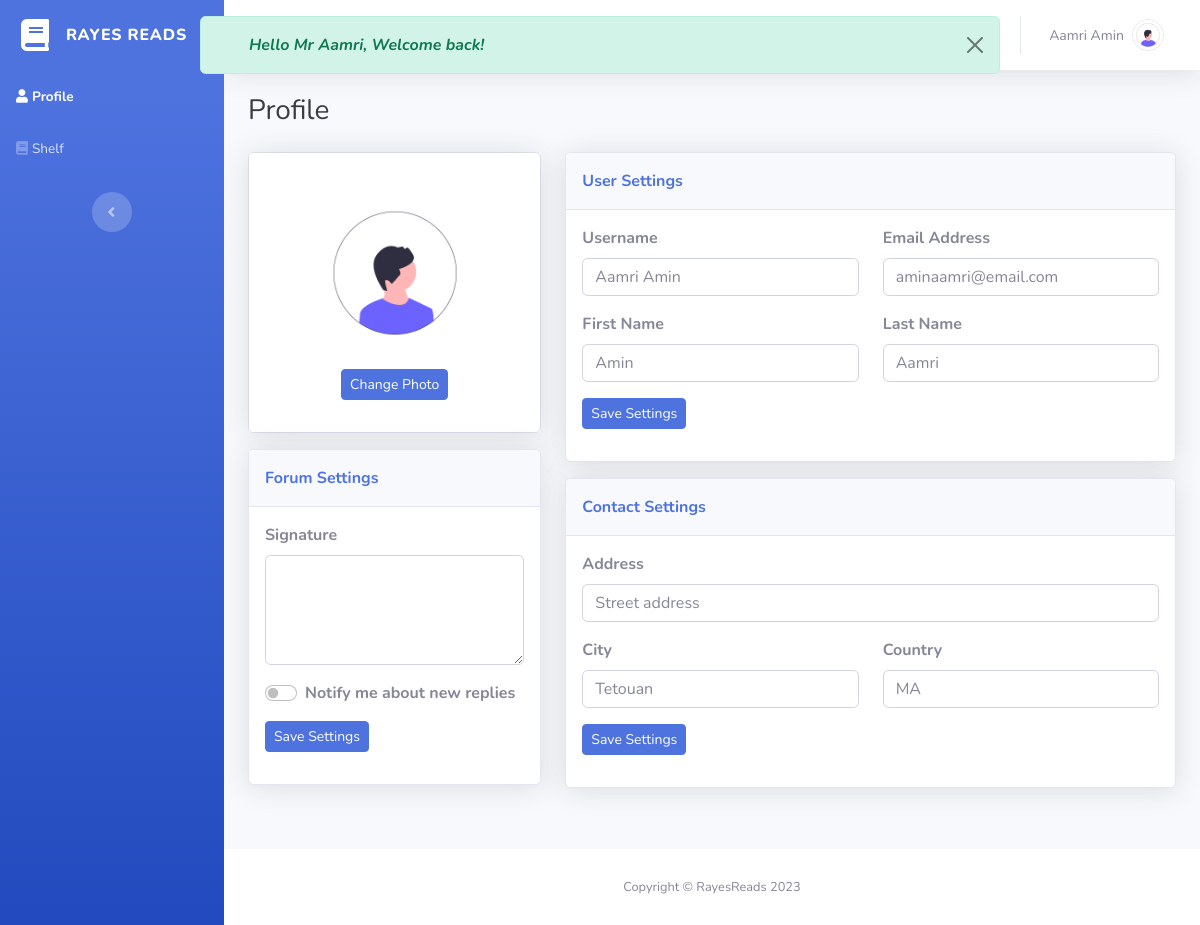
The page /profile.php (signed in) on the database as committed earlier.
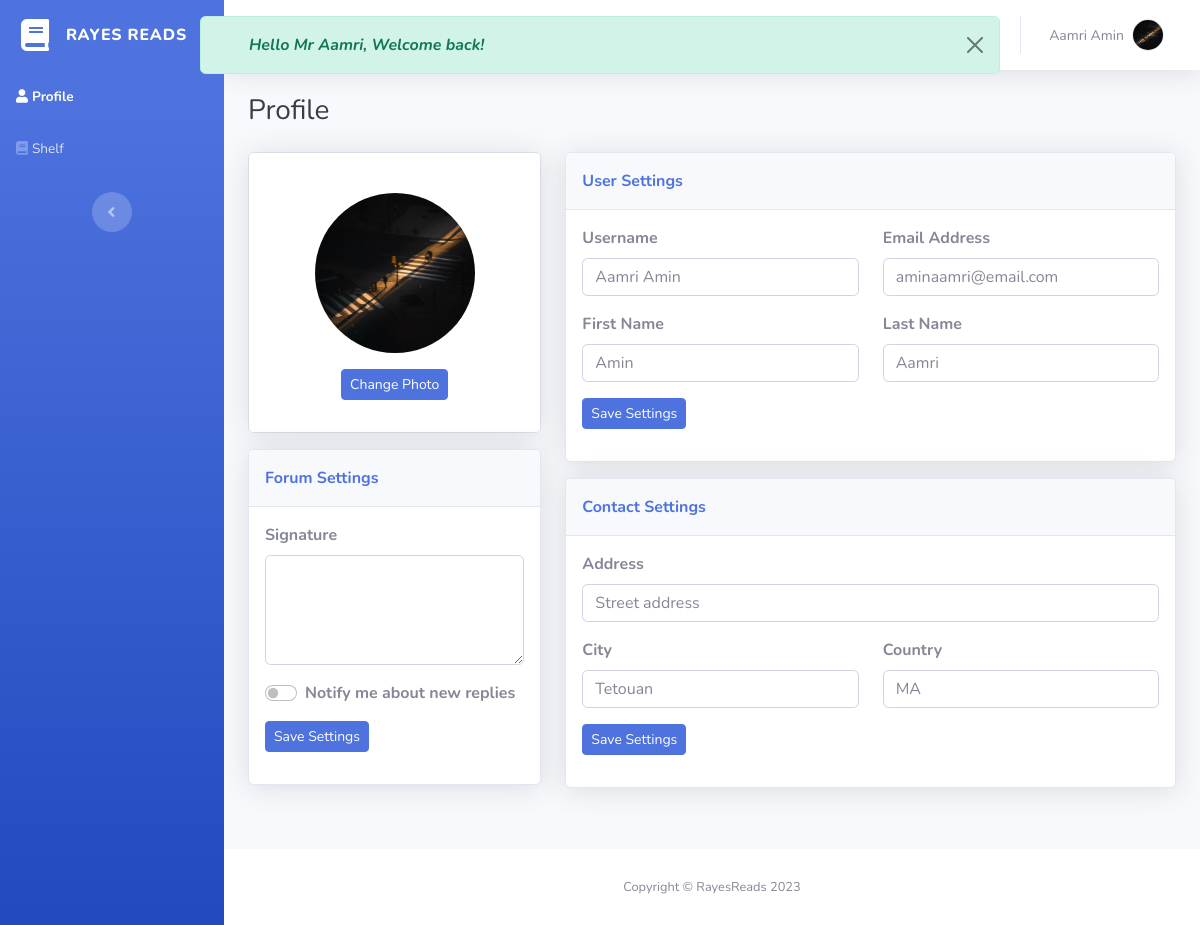
The same page on the database as committed later.
### tables this page shows
CREATE TABLE `users` (
  `ID_User` int(11) NOT NULL,
  `Cin` varchar(255) NOT NULL,
  `First_Name` varchar(255) NOT NULL,
  `Last_Name` varchar(255) NOT NULL,
  `Email` varchar(255) NOT NULL,
  `Phone_Number` varchar(255) NOT NULL,
  `Pass_key` varchar(255) NOT NULL,
  `Is_Admin` tinyint(1) NOT NULL,
  `Avatar` varchar(255) NOT NULL
);

### profile.php (the view, shortened to what the changed rows need)
<?php
if (isset($_SESSION["user_id"])) {
    $mysqli = require "db.php";
    $sql = "SELECT * FROM users WHERE ID_User = {$_SESSION["user_id"]}";
    $result = $mysqli->query($sql);
    $user = $result->fetch_assoc();
} else {
    header("location:login.php");
}
?>
<?php if (isset($user)): ?>
    <head>
        <link rel="stylesheet" href="assets/bootstrap/css/bootstrap.min.css">
        <link rel="stylesheet" href="assets/fonts/fontawesome-all.min.css">
        <link rel="stylesheet" href="assets/css/profile.css">
        <link rel="stylesheet" href="assets/css/Nunito.css">
        <link rel="stylesheet" href="assets/css/style.css">
    </head>
    <body id="page-top">
        <div id="wrapper">
            <?php include("sidebar.php"); ?>
            <div class="d-flex flex-column" id="content-wrapper">
                <div id="content">
                    <?php include("navbar.php"); ?>
                    <div class="container-fluid">
                        <h3 class="text-dark mb-4">Profile</h3>
                        <div class="row mb-3">
                            <div class="col-lg-4 col-xxl-4 offset-xxl-0">
                                <div class="card mb-3">
                                    <div class="card-body text-center shadow">
                                        <form id="UpdateAvatar" action="update_avatar.php" name="update_avatar"
                                            method="post">
                                            <img id="profileImage"
                                                title="<?php echo htmlspecialchars($user["First_Name"] . " " . $user["Last_Name"]); ?>"
                                                class="rounded-circle mb-3 mt-4"
                                                src="<?php echo htmlspecialchars($user["Avatar"]); ?>" width="160"
                                                height="160">
                                            <div class="mb-3">
                                                <button id="changePhotoBtn" class="btn btn-primary btn-sm"
                                                    type="button">Change Photo</button>
                                            </div>
                                        </form>
                                    </div>
                                </div>
                                <div class="card shadow mb-5">
                                    <div class="card-header py-3">
                                        <p class="text-primary m-0 fw-bold">Forum Settings</p>
                                    </div>
                                    <div class="card-body">
                                        <div class="row">
                                            <div class="col-md-12">
                                                <form>
                                                    <div class="mb-3"><label class="form-label"
                                                            for="signature"><strong>Signature</strong><br></label><textarea
                                                            class="form-control" id="signature" rows="4"
                                                            name="signature"></textarea></div>
                                                    <div class="mb-3">
                                                        <div class="form-check form-switch"><input class="form-check-input"
                                                                type="checkbox" id="formCheck-1"><label
                                                                class="form-check-label" for="formCheck-1"><strong>Notify me
                                                                    about new replies</strong></label></div>
                                                    </div>
                                                    <div class="mb-3"><button class="btn btn-primary btn-sm"
                                                            type="submit">Save Settings</button></div>
                                                </form>
                                            </div>
                                        </div>
                                    </div>
                                </div>
                            </div>
                            <div class="col-lg-8">
                                <div class="row">
                                    <div class="col">
                                        <div class="card shadow mb-3">
                                            <div class="card-header py-3">
                                                <p class="text-primary m-0 fw-bold">User Settings</p>
                                            </div>
                                            <div class="card-body">
                                                <form>
                                                    <div class="row">
                                                        <div class="col">
                                                            <div class="mb-3"><label class="form-label"
                                                                    for="username"><strong>Username</strong></label><input
                                                                    class="form-control" type="text" id="username"
                                                                    placeholder="<?php echo htmlspecialchars($user["Last_Name"] . " " . $user["First_Name"]); ?>"
                                                                    name="username"></div>
                                                        </div>
                                                        <div class="col">
                                                            <div class="mb-3"><label class="form-label"
                                                                    for="email"><strong>Email Address</strong></label><input
                                                                    class="form-control" type="email" id="email"
                                                                    placeholder="<?php echo htmlspecialchars($user["Email"]); ?>"
                                                                    name="email"></div>
                                                        </div>
                                                    </div>
                                                    <div class="row">
                                                        <div class="col">
                                                            <div class="mb-3"><label class="form-label"
                                                                    for="first_name"><strong>First
                                                                        Name</strong></label><input class="form-control"
                                                                    type="text" id="first_name"
                                                                    placeholder="<?php echo htmlspecialchars($user["First_Name"]); ?>"
                                                                    name="first_name"></div>
                                                        </div>
                                                        <div class="col">
                                                            <div class="mb-3"><label class="form-label"
                                                                    for="last_name"><strong>Last Name</strong></label><input
                                                                    class="form-control" type="text" id="last_name"
                                                                    placeholder="<?php echo htmlspecialchars($user["Last_Name"]); ?>"
                                                                    name="last_name"></div>
                                                        </div>
                                                    </div>
                                                    <div class="mb-3"><button class="btn btn-primary btn-sm"
                                                            type="submit">Save Settings</button></div>
                                                </form>
                                            </div>
                                        </div>
                                        <div class="card shadow">
                                            <div class="card-header py-3">
                                                <p class="text-primary m-0 fw-bold">Contact Settings</p>
                                            </div>
                                            <div class="card-body">
                                                <form>
                                                    <div class="mb-3"><label class="form-label"
                                                            for="address"><strong>Address</strong></label><input
                                                            class="form-control" type="text" id="address"
                                                            placeholder="Street address" name="address"></div>
                                                    <div class="row">
                                                        <div class="col">
                                                            <div class="mb-3"><label class="form-label"
                                                                    for="city"><strong>City</strong></label><input
                                                                    class="form-control" type="text" id="city"
                                                                    placeholder="Tetouan" name="city"></div>
                                                        </div>
                                                        <div class="col">
                                                            <div class="mb-3"><label class="form-label"
                                                                    for="country"><strong>Country</strong></label><input
                                                                    class="form-control" type="text" id="country"
                                                                    placeholder="MA" name="country"></div>
                                                        </div>
                                                    </div>
                                                    <div class="mb-3"><button class="btn btn-primary btn-sm"
                                                            type="submit">Save&nbsp;Settings</button></div>
                                                </form>
                                            </div>
                                        </div>
                                    </div>
                                </div>
                            </div>
                        </div>
                    </div>
                    <?php include("footer.php"); ?>
                </div>
            </div><a class="text-center border rounded scroll-to-top" href="#page-top"><i class="fas fa-angle-up"></i></a>
        </div>
    </body>
<?php endif; ?>

### navbar.php (shortened to what the changed rows need)
<?php
if (isset($user) && !isset($_SESSION['welcome_message'])) {
    ?>
    <div class="alert alert-success alert-dismissible custom-alert right-5 top-0 fade show position-fixed mt-3 start-50 col-8 px-5 translate-middle-x" role="alert">
        <em><strong>
            Hello Mr <?php echo htmlspecialchars($user["Last_Name"]); ?>, Welcome back!
            </strong></em>
        <button type="button" class="btn-close" data-bs-dismiss="alert" aria-label="Close"></button>
    </div>
    <?php
}
?>
<?php if (isset($user)): ?>
    <nav class="navbar navbar-light navbar-expand bg-white shadow mb-4 topbar static-top">
        <div class="container-fluid">
            <form class="d-none d-sm-inline-block me-auto ms-md-3 my-2 my-md-0 mw-100 navbar-search">
                <div class="input-group"><input class="bg-light form-control border-0 small" disabled type="text"
                        placeholder="Search for ..."><button title="#" class="btn btn-primary py-0" type="button"></button></div>
            </form>
            <ul class="navbar-nav flex-nowrap ms-auto">
                <li class="nav-item dropdown no-arrow mx-1">
                    <div class="nav-item dropdown no-arrow"><a class="dropdown-toggle nav-link" aria-expanded="false"
                            data-bs-toggle="dropdown" href="#"><span class="badge bg-danger badge-counter">3+</span></a>
                    </div>
                </li>
                <li class="nav-item dropdown no-arrow mx-1">
                    <div class="nav-item dropdown no-arrow"><a class="dropdown-toggle nav-link" aria-expanded="false"
                            data-bs-toggle="dropdown" href="#"><span class="badge bg-danger badge-counter">7</span></a>
                    </div>
                </li>
                <li class="nav-item dropdown no-arrow">
                    <div class="nav-item dropdown no-arrow"><a class="dropdown-toggle nav-link" aria-expanded="false"
                            data-bs-toggle="dropdown" href="#"><span
                                class="d-none d-lg-inline me-2 text-gray-600 small"><?php echo htmlspecialchars($user["Last_Name"] . " " . $user["First_Name"]); ?></span><img
                                id="nav_profileImage" title="<?php echo htmlspecialchars($user["Last_Name"] . " " . $user["First_Name"]); ?>"
                                class="border rounded-circle img-profile" src="<?php echo htmlspecialchars($user["Avatar"]);?>"></a>
                    </div>
                </li>
            </ul>
        </div>
    </nav>
<?php endif; ?>

Rows that differ between the two databases and show on the page:
changed users "Aamri": Avatar: picture added in place of a placeholder
